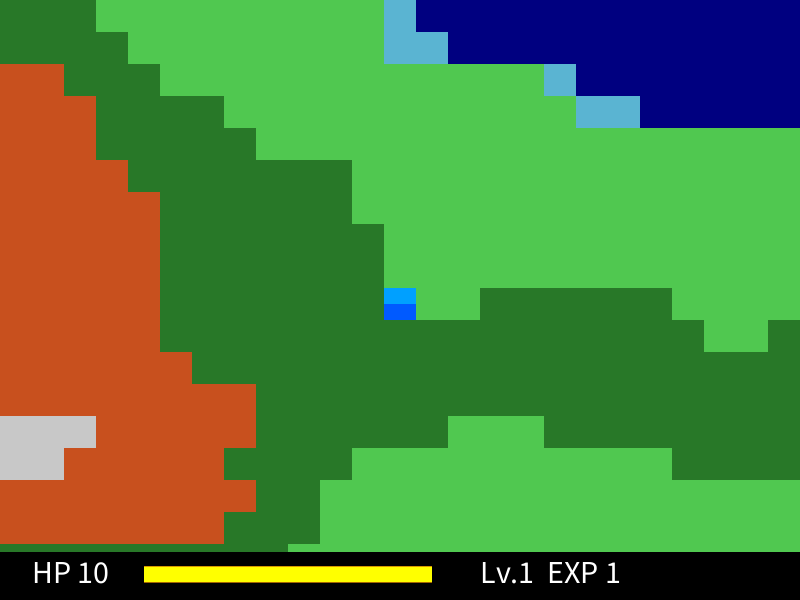
Frame 1 (no input)
Frame 60 (the mouse pressed at the canvas centre just before this capture): identical to frame 1, image omitted
Frame 120 (the mouse held since frame 60 and released just before this capture): identical to frame 1, image omitted

The Processing sketch that drew this single still picture (run headless with seeded random() and noise(); from frame 60 on, the mouse is pressed at the canvas centre):

// Processing sketch: processing_186988
// ── processing_186988.pde

// RPG Sample (c)2014 NISHIDA Ryota - http://dev.eyln.com (zlib License)

final int ChipSize = 32;
int cx(int x) { return x * ChipSize; }
int cy(int y) { return y * ChipSize; }
int icx(int x) { return x / ChipSize; }
int icy(int y) { return y / ChipSize; }

interface Drawable { void draw(); }
ArrayList<Drawable> drawableObjs = new ArrayList<Drawable>();

Battle battle;
Map map;
Chara player;
  
int mousePressedCount = 0;
boolean mouseClicked = false;
boolean isJavaScript = (4/3)!=1;

//---------------------------------------------- Main
void setup() {
  size(800, 600);
  frameRate(30);
  textSize(ChipSize);
  textAlign(LEFT, CENTER);
  drawableObjs.add(map = new Map());
  drawableObjs.add(player = new PlayerChara());
  drawableObjs.add(battle = new Battle());
}

void draw() {
  if(mousePressed) {
    mouseClicked = (mousePressedCount <= 0);
    mousePressedCount++;
  } else {
    mouseClicked = false;
    mousePressedCount = 0;
  }
  for(Drawable obj : drawableObjs) {
    obj.draw();
  }
  drawStatus();
}

void drawStatus() {
  pushMatrix();
    player.shakeTranslate();
    translate(0, height - ChipSize * 1.5f); 
    fill(0); rect(0, 0, width, ChipSize * 1.5f);

    if(player.hp <= 0) {
      fill(255, 0, 0, 128); rect(0, 0, width, ChipSize * 1.5f);
      fill(255, 0, 0);
    } else if(player.hp < player.maxHp / 3) fill(255, 255, 0);
    else fill(255);
    text("HP " + player.hp, ChipSize, ChipSize * 0.6f);
    text("Lv." + player.lv + "  EXP " + player.exp, ChipSize * 15, ChipSize * 0.6f);
    player.drawHp(ChipSize * 4.5f, ChipSize * 0.45f, ChipSize * 9, ChipSize / 2);
  popMatrix();
}

//---------------------------------------------- Map
class Map implements Drawable {
  int x = 0, y = 0;
  int w = width / ChipSize;
  int h = height / ChipSize;

  final int CHIP_GLASS = 0;
  final int CHIP_FOREST = 1;
  final int CHIP_MOUNTAIN = 2;
  final int CHIP_MOUNTAIN_WALL = 3;
  final int CHIP_SEA = 4;
  final int CHIP_DEEP_SEA = 5;
  
  final color[] ChipTypeColors = {
    color(80, 200, 80),   // CHIP_GLASS
    color(40, 120, 40),   // CHIP_FOREST
    color(200, 80, 30),   // CHIP_MOUNTAIN
    color(200, 200, 200), // CHIP_MOUNTAIN_WALL
    color(90, 180, 210),  // CHIP_SEA
    color(0, 0, 128),     // CHIP_DEEP_SEA
  };

  void draw() {
    noiseSeed(1);
    noStroke();
    for(int iy=0; iy<=h; iy++) {
      for(int ix=0; ix<=w; ix++) {
        int type = chipType(x + ix, y + iy);
        fill(ChipTypeColors[type]);
        //fill(noise((x + ix) / (float)w, (y + iy) / (float)h) * 255);
        rect(cx(ix), cy(iy), ChipSize, ChipSize);
      }
    }
  }
  
  int chipType(int x, int y) {
      float n = noise(x / (float)w, y / (float)h);
      if(isJavaScript) { n = n * 2.4f - 0.6f; }
      int type = CHIP_GLASS;
      if(n < 0.3f) type = CHIP_DEEP_SEA;
      else if(n < 0.33f) type = CHIP_SEA;
      else if(n > 0.8f) type = CHIP_MOUNTAIN_WALL;
      else if(n > 0.7f) type = CHIP_MOUNTAIN;
      else if(n > 0.6f) type = CHIP_FOREST;
      return type;
  }
  
  boolean isWall(int x, int y) {
    int type = chipType(x, y);
    return type >= CHIP_MOUNTAIN_WALL;
  }
}

//---------------------------------------------- Characters
class Chara implements Drawable {
  int x, y;
  color headColor, bodyColor;
  int hp = 10, maxHp = 10;
  int power = 3, lv = 1, exp = 1;
  float shake = 0.0f;

  Chara(int x, int y, color headColor, color bodyColor) {
    this.x = x;
    this.y = y;
    this.headColor = headColor;
    this.bodyColor = bodyColor;
  }
  
  void update() {}
  void draw() {
    pushMatrix();
      translate(cx(x - map.x), cy(y - map.y));
      drawShape();
    popMatrix();
    update();
  }
  
  void shakeTranslate() {
    float shakeLevel = ChipSize / 8;
    translate(sin(shake * TWO_PI * 4) * shakeLevel, sin(shake * TWO_PI * 8) * shakeLevel);
  }

  void drawShape() {
    pushMatrix();
      shake = max(shake - 1.0f / frameRate, 0.0f);
      shakeTranslate();
      noStroke();
      fill(headColor);
      rect(0, 0, ChipSize, ChipSize / 2);
      fill(bodyColor);
      rect(0, ChipSize / 2, ChipSize, ChipSize / 2);
    popMatrix();
  }

  void drawHp(float x, float y, float w, float h) {
    fill(255, 0, 0); rect(x, y, w, h); 
    fill(255, 255, 0); rect(x, y, hp / (float)maxHp * w, h); 
  }

  void damage(int power) {
    hp = max(hp - power, 0);
    shake = 0.15f;
  }
  void heal(int power) { hp = min(hp + power, maxHp); }

  void addExp(int exp) {
    this.exp += exp;
    if(this.exp > 10 * (lv + lv / 2)) {
      lv++;
      maxHp += 1 + int(random(3 + lv));
      hp = maxHp;
    }
  }
}

class PlayerChara extends Chara {
  PlayerChara() {
    super(icx(width / 2), icy(height / 2), color(0, 160, 255), color(0, 90, 255));
  }
  
  void update() {
    if(battle.isFight() || mousePressedCount <= 1) return;

    mousePressedCount = 0;
    int mcx = int(map.x + mouseX / ChipSize);
    int mcy = int(map.y + mouseY / ChipSize);
    int nx = int(x), ny = int(y);
    if(nx < mcx) nx++; else if(nx > mcx) nx--;
    if(map.isWall(nx, ny)) nx = x;
    if(ny < mcy) ny++; else if(ny > mcy) ny--;
    if(map.isWall(nx, ny)) ny = y;
    if((nx != x || ny != y) && !map.isWall(nx, ny)) {
      x = nx; y = ny;
      int margin = 4;
      if(map.x > x - margin) map.x = x - margin;
      else if(map.x + map.w < x + margin) map.x = x + margin - map.w;
      if(map.y > y - margin) map.y = y - margin;
      else if(map.y + map.h < y + margin) map.y = y + margin - map.h;
      player.heal(1);
      
      if(random(100) < 2 + 2 * map.chipType(x, y)) {
        battle.encount(1 + int(abs(x) + abs(y) + random(20)) / 50);
        mousePressedCount = 1;
      }
    }
  }

  void damage(int power) {
    super.damage(power);
    if(hp <= 0 && lv > 1) { //---- Dead
      maxHp = int(max(hp / 2, 10)); power /= 2; lv /= 2;
      exp = 10 * (lv + lv / 2);
    }
  }
}

class EnemyChara extends Chara {
  EnemyChara(int lv) {
    super(0, 0, color(min(lv * 10 + 60, 255), random(255), random(255)), color(random(255), random(90), random(90)) );
    this.lv = lv;
    this.maxHp = this.hp = int(2 + random(1, lv) + lv);
    this.power = int(max(lv / 4 + random(0, lv / 4), 1));
    this.exp = int(lv + power / 2);
  }
}

//---------------------------------------------- Battle System
class Battle implements Drawable {
  int margin = ChipSize * 2;
  int x = margin * 2;
  int y = margin;
  int w = width - margin * 4;
  int h = height - margin * 3;
  float t = 0.0f;
  ArrayList<EnemyChara> enemys = new ArrayList<EnemyChara>();
  float enemyTruenWait = 0.0f;
  Button attackButton = new Button("Attack", x, h - (margin - 4) * 1, w, margin);
  Button escapeButton = new Button("Escape", x, h - (margin - 4) * 0, w, margin);

  boolean isFight() { return enemys.size() > 0; }
  
  void encount(int lv) {
    enemys.clear();
    int iMax = (int)random(1, min(lv, 5));
    for(int i=0; i<iMax; i++) {
      enemys.add(new EnemyChara(lv));
    }
    t = 0.0f; enemyTruenWait = 0.0f;
  }
  
  void update() {
    boolean isEnemyTurn = enemyTruenWait > 0.0f;
    enemyTruenWait = max(enemyTruenWait - 1.0f / frameRate, 0.0f);
    if(enemyTruenWait > 0.0f) return;

    if(isEnemyTurn) {
      int enemyCount = 0;
      int exp = 0;
      for(EnemyChara e : enemys) {
        if(e.hp > 0) {
          player.damage(e.power);
          if(player.hp <= 0) { exp = 0; break; }
          enemyCount++;
        } else { exp += e.exp; }
      }
      if(enemyCount <= 0 || player.hp <= 0) { //---- Finish
        player.addExp(exp);
        enemys.clear();
      }
    } else if(mouseClicked) {
      if(attackButton.isClicked()) { //---- Atack
        EnemyChara target = null;
        for(EnemyChara e : enemys) {
          if(e.hp > 0) { target = e; break; }
        }
        if(target != null) {
          target.damage(player.power);
          enemyTruenWait = 0.3f;
        }
      }
  
      if(escapeButton.isClicked()) {
        if(random(100) < 50) {
          enemyTruenWait = 0.3f; //--- Miss
        } else {
          enemys.clear(); //---- Escape
        }
      }
    }
  }

  void draw() {
    if(!isFight()) return;

    pushMatrix();
    t = min(t + 0.1f, 2.0f);
    if(t < 1.0f) {
      fill(160, sin(t * 2 * TWO_PI) * 255);
      rect(0, 0, width, height);
    } else {
      translate(width/2, height/2);
      float s = 2 - t;
      scale(1 - s * s * s * s);
      translate(x-width/2, y-height/2);
      fill(0, 200);
      stroke(255); strokeWeight(4);
      rect(2, 2, w - 4, h - 4);
      noStroke();

      //---- Draw Enemys
      translate(margin, margin);
      scale(3);
      int cw = ChipSize + ChipSize / 4;
      translate(cw * (4 - enemys.size()) / 2 - ChipSize / 4, 0);
      for(EnemyChara e : enemys) {
        if(e.hp > 0) {
          e.drawShape();
          e.drawHp(e.x, e.y + ChipSize + ChipSize / 4, ChipSize, ChipSize / 8);
        }
        translate(cw, 0);
      }
    }
    popMatrix();

    if(t>=2.0f) {
      attackButton.draw();
      escapeButton.draw();
    }
    update();
  }
}

//---------------------------------------------- Button
class Button implements Drawable {
  String label;
  int x, y, w, h;
  int frame = 4;
  color bgColor = color(0);
  color labelColor = color(255);
  color activeBgColor = color(255);
  color activeLabelColor = color(0);
   
  Button(String label, int x, int y, int w, int h) {
    this.label = (label == null) ? "" : label;
    this.x = x; this.y = y; this.w = w; this.h = h;
  }

  boolean isHit() { return mouseX > x && mouseX < x + w && mouseY > y && mouseY < y + h - frame; }
  boolean isClicked() { return mousePressed && isHit(); }
  
  void draw() {
    fill(isHit() ? activeBgColor : bgColor);
    stroke(activeBgColor);
    strokeWeight(frame);
    rect(x + frame / 2, y + frame / 2, w - frame, h - frame);
    noStroke();
    fill(isHit() ? activeLabelColor : labelColor);
    text(label, x + 16, y + h / 2);
  }
}
